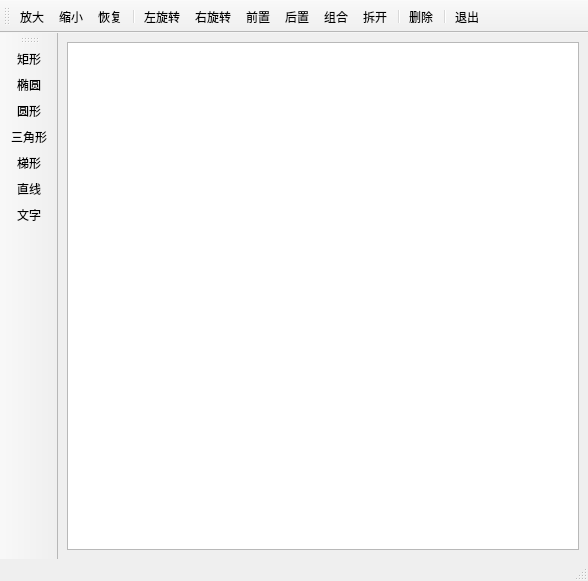
<?xml version="1.0" encoding="UTF-8"?>
<ui version="4.0">
 <class>MainWindow</class>
 <widget class="QMainWindow" name="MainWindow">
  <property name="geometry">
   <rect>
    <x>0</x>
    <y>0</y>
    <width>588</width>
    <height>581</height>
   </rect>
  </property>
  <property name="windowTitle">
   <string>绘图软件</string>
  </property>
  <property name="toolButtonStyle">
   <enum>Qt::ToolButtonStyle::ToolButtonTextUnderIcon</enum>
  </property>
  <widget class="QWidget" name="centralwidget">
   <layout class="QGridLayout" name="gridLayout">
    <item row="0" column="0">
     <widget class="MyGraphicsView" name="view"/>
    </item>
   </layout>
  </widget>
  <widget class="QStatusBar" name="statusbar"/>
  <widget class="QToolBar" name="upToolBar">
   <property name="sizePolicy">
    <sizepolicy hsizetype="Preferred" vsizetype="Fixed">
     <horstretch>0</horstretch>
     <verstretch>0</verstretch>
    </sizepolicy>
   </property>
   <property name="windowTitle">
    <string>toolBar</string>
   </property>
   <property name="autoFillBackground">
    <bool>false</bool>
   </property>
   <property name="orientation">
    <enum>Qt::Orientation::Horizontal</enum>
   </property>
   <property name="iconSize">
    <size>
     <width>32</width>
     <height>32</height>
    </size>
   </property>
   <property name="toolButtonStyle">
    <enum>Qt::ToolButtonStyle::ToolButtonTextUnderIcon</enum>
   </property>
   <property name="floatable">
    <bool>true</bool>
   </property>
   <attribute name="toolBarArea">
    <enum>TopToolBarArea</enum>
   </attribute>
   <attribute name="toolBarBreak">
    <bool>false</bool>
   </attribute>
   <addaction name="bigAction"/>
   <addaction name="smallAction"/>
   <addaction name="restoreAction"/>
   <addaction name="separator"/>
   <addaction name="leftAction"/>
   <addaction name="rightAction"/>
   <addaction name="forwardAction"/>
   <addaction name="backwardAction"/>
   <addaction name="combineAction"/>
   <addaction name="divorceAction"/>
   <addaction name="separator"/>
   <addaction name="deleteAction"/>
   <addaction name="separator"/>
   <addaction name="quitAction"/>
  </widget>
  <widget class="QToolBar" name="leftToolBar">
   <property name="windowTitle">
    <string>toolBar_2</string>
   </property>
   <attribute name="toolBarArea">
    <enum>LeftToolBarArea</enum>
   </attribute>
   <attribute name="toolBarBreak">
    <bool>false</bool>
   </attribute>
   <addaction name="rectangleAction"/>
   <addaction name="ellipseAction"/>
   <addaction name="circleAction"/>
   <addaction name="triangleAction"/>
   <addaction name="trapezoidAction"/>
   <addaction name="lineAction"/>
   <addaction name="textAction"/>
  </widget>
  <action name="bigAction">
   <property name="checkable">
    <bool>false</bool>
   </property>
   <property name="icon">
    <iconset resource="../resources/res.qrc">
     <normaloff>:/images/zoomin.png</normaloff>:/images/zoomin.png</iconset>
   </property>
   <property name="text">
    <string>放大</string>
   </property>
   <property name="toolTip">
    <string>放大图元</string>
   </property>
   <property name="menuRole">
    <enum>QAction::MenuRole::NoRole</enum>
   </property>
  </action>
  <action name="smallAction">
   <property name="icon">
    <iconset resource="../resources/res.qrc">
     <normaloff>:/images/zoomout.png</normaloff>:/images/zoomout.png</iconset>
   </property>
   <property name="text">
    <string>缩小</string>
   </property>
   <property name="toolTip">
    <string>缩小图元</string>
   </property>
   <property name="menuRole">
    <enum>QAction::MenuRole::NoRole</enum>
   </property>
  </action>
  <action name="restoreAction">
   <property name="icon">
    <iconset resource="../resources/res.qrc">
     <normaloff>:/images/restore.png</normaloff>:/images/restore.png</iconset>
   </property>
   <property name="text">
    <string>恢复</string>
   </property>
   <property name="toolTip">
    <string>恢复大小</string>
   </property>
   <property name="menuRole">
    <enum>QAction::MenuRole::NoRole</enum>
   </property>
  </action>
  <action name="leftAction">
   <property name="icon">
    <iconset resource="../resources/res.qrc">
     <normaloff>:/images/left.png</normaloff>:/images/left.png</iconset>
   </property>
   <property name="text">
    <string>左旋转</string>
   </property>
   <property name="toolTip">
    <string>左旋转</string>
   </property>
   <property name="menuRole">
    <enum>QAction::MenuRole::NoRole</enum>
   </property>
  </action>
  <action name="rightAction">
   <property name="icon">
    <iconset resource="../resources/res.qrc">
     <normaloff>:/images/right.png</normaloff>:/images/right.png</iconset>
   </property>
   <property name="text">
    <string>右旋转</string>
   </property>
   <property name="toolTip">
    <string>右旋转</string>
   </property>
   <property name="menuRole">
    <enum>QAction::MenuRole::NoRole</enum>
   </property>
  </action>
  <action name="forwardAction">
   <property name="icon">
    <iconset resource="../resources/res.qrc">
     <normaloff>:/images/foreground.png</normaloff>:/images/foreground.png</iconset>
   </property>
   <property name="text">
    <string>前置</string>
   </property>
   <property name="toolTip">
    <string>居于最前面</string>
   </property>
   <property name="menuRole">
    <enum>QAction::MenuRole::NoRole</enum>
   </property>
  </action>
  <action name="backwardAction">
   <property name="icon">
    <iconset resource="../resources/res.qrc">
     <normaloff>:/images/background.png</normaloff>:/images/background.png</iconset>
   </property>
   <property name="text">
    <string>后置</string>
   </property>
   <property name="toolTip">
    <string>居于最后面</string>
   </property>
   <property name="menuRole">
    <enum>QAction::MenuRole::NoRole</enum>
   </property>
  </action>
  <action name="combineAction">
   <property name="icon">
    <iconset resource="../resources/res.qrc">
     <normaloff>:/images/combine.png</normaloff>:/images/combine.png</iconset>
   </property>
   <property name="text">
    <string>组合</string>
   </property>
   <property name="toolTip">
    <string>组合</string>
   </property>
   <property name="menuRole">
    <enum>QAction::MenuRole::NoRole</enum>
   </property>
  </action>
  <action name="divorceAction">
   <property name="icon">
    <iconset resource="../resources/res.qrc">
     <normaloff>:/images/divorce.png</normaloff>:/images/divorce.png</iconset>
   </property>
   <property name="text">
    <string>拆开</string>
   </property>
   <property name="toolTip">
    <string>拆开</string>
   </property>
   <property name="menuRole">
    <enum>QAction::MenuRole::NoRole</enum>
   </property>
  </action>
  <action name="deleteAction">
   <property name="icon">
    <iconset resource="../resources/res.qrc">
     <normaloff>:/images/delete.png</normaloff>:/images/delete.png</iconset>
   </property>
   <property name="text">
    <string>删除</string>
   </property>
   <property name="toolTip">
    <string>删除图元</string>
   </property>
   <property name="menuRole">
    <enum>QAction::MenuRole::NoRole</enum>
   </property>
  </action>
  <action name="quitAction">
   <property name="icon">
    <iconset resource="../resources/res.qrc">
     <normaloff>:/images/leave.png</normaloff>:/images/leave.png</iconset>
   </property>
   <property name="text">
    <string>退出</string>
   </property>
   <property name="toolTip">
    <string>退出系统</string>
   </property>
   <property name="menuRole">
    <enum>QAction::MenuRole::NoRole</enum>
   </property>
  </action>
  <action name="rectangleAction">
   <property name="icon">
    <iconset resource="../resources/res.qrc">
     <normaloff>:/images/rectangle.png</normaloff>:/images/rectangle.png</iconset>
   </property>
   <property name="text">
    <string>矩形</string>
   </property>
   <property name="toolTip">
    <string>矩形</string>
   </property>
   <property name="menuRole">
    <enum>QAction::MenuRole::NoRole</enum>
   </property>
  </action>
  <action name="ellipseAction">
   <property name="icon">
    <iconset resource="../resources/res.qrc">
     <normaloff>:/images/ellipse.png</normaloff>:/images/ellipse.png</iconset>
   </property>
   <property name="text">
    <string>椭圆</string>
   </property>
   <property name="toolTip">
    <string>椭圆</string>
   </property>
   <property name="menuRole">
    <enum>QAction::MenuRole::NoRole</enum>
   </property>
  </action>
  <action name="circleAction">
   <property name="icon">
    <iconset resource="../resources/res.qrc">
     <normaloff>:/images/ball.png</normaloff>:/images/ball.png</iconset>
   </property>
   <property name="text">
    <string>圆形</string>
   </property>
   <property name="toolTip">
    <string>圆</string>
   </property>
   <property name="menuRole">
    <enum>QAction::MenuRole::NoRole</enum>
   </property>
  </action>
  <action name="triangleAction">
   <property name="icon">
    <iconset resource="../resources/res.qrc">
     <normaloff>:/images/triangle.png</normaloff>:/images/triangle.png</iconset>
   </property>
   <property name="text">
    <string>三角形</string>
   </property>
   <property name="toolTip">
    <string>三角形</string>
   </property>
   <property name="menuRole">
    <enum>QAction::MenuRole::NoRole</enum>
   </property>
  </action>
  <action name="trapezoidAction">
   <property name="icon">
    <iconset resource="../resources/res.qrc">
     <normaloff>:/images/poly.png</normaloff>:/images/poly.png</iconset>
   </property>
   <property name="text">
    <string>梯形</string>
   </property>
   <property name="toolTip">
    <string>梯形</string>
   </property>
   <property name="menuRole">
    <enum>QAction::MenuRole::NoRole</enum>
   </property>
  </action>
  <action name="lineAction">
   <property name="icon">
    <iconset resource="../resources/res.qrc">
     <normaloff>:/images/line.png</normaloff>:/images/line.png</iconset>
   </property>
   <property name="text">
    <string>直线</string>
   </property>
   <property name="toolTip">
    <string>直线</string>
   </property>
   <property name="menuRole">
    <enum>QAction::MenuRole::NoRole</enum>
   </property>
  </action>
  <action name="textAction">
   <property name="icon">
    <iconset resource="../resources/res.qrc">
     <normaloff>:/images/text.png</normaloff>:/images/text.png</iconset>
   </property>
   <property name="text">
    <string>文字</string>
   </property>
   <property name="toolTip">
    <string>文字</string>
   </property>
   <property name="menuRole">
    <enum>QAction::MenuRole::NoRole</enum>
   </property>
  </action>
 </widget>
 <customwidgets>
  <customwidget>
   <class>MyGraphicsView</class>
   <extends>QGraphicsView</extends>
   <header>MyGraphicsView.h</header>
  </customwidget>
 </customwidgets>
 <resources>
  <include location="../resources/res.qrc"/>
 </resources>
 <connections/>
</ui>
